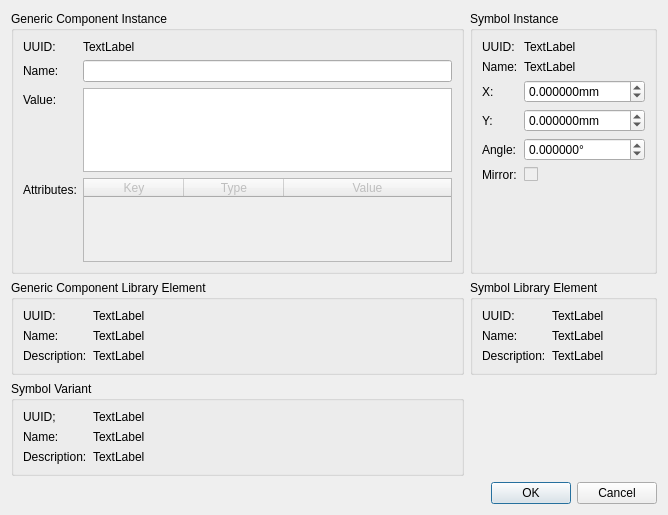
<?xml version="1.0" encoding="UTF-8"?>
<ui version="4.0">
 <class>SymbolInstancePropertiesDialog</class>
 <widget class="QDialog" name="SymbolInstancePropertiesDialog">
  <property name="geometry">
   <rect>
    <x>0</x>
    <y>0</y>
    <width>668</width>
    <height>515</height>
   </rect>
  </property>
  <property name="windowTitle">
   <string>Properties</string>
  </property>
  <layout class="QVBoxLayout" name="verticalLayout">
   <item>
    <layout class="QGridLayout" name="gridLayout">
     <item row="0" column="0">
      <widget class="QGroupBox" name="gbxGenCompInst">
       <property name="title">
        <string>Generic Component Instance</string>
       </property>
       <layout class="QFormLayout" name="formLayout">
        <item row="0" column="0">
         <widget class="QLabel" name="label">
          <property name="text">
           <string>UUID:</string>
          </property>
         </widget>
        </item>
        <item row="0" column="1">
         <widget class="QLabel" name="lblGenCompInstUuid">
          <property name="text">
           <string>TextLabel</string>
          </property>
          <property name="textInteractionFlags">
           <set>Qt::LinksAccessibleByMouse|Qt::TextSelectableByMouse</set>
          </property>
         </widget>
        </item>
        <item row="1" column="0">
         <widget class="QLabel" name="label_2">
          <property name="text">
           <string>Name:</string>
          </property>
         </widget>
        </item>
        <item row="1" column="1">
         <widget class="QLineEdit" name="edtGenCompInstName"/>
        </item>
        <item row="2" column="0">
         <widget class="QLabel" name="label_4">
          <property name="text">
           <string>Value:</string>
          </property>
         </widget>
        </item>
        <item row="2" column="1">
         <widget class="QTextEdit" name="edtGenCompInstValue"/>
        </item>
        <item row="3" column="0">
         <widget class="QLabel" name="label_5">
          <property name="text">
           <string>Attributes:</string>
          </property>
         </widget>
        </item>
        <item row="3" column="1">
         <widget class="QTableWidget" name="tblGenCompInstAttributes">
          <property name="enabled">
           <bool>false</bool>
          </property>
          <property name="alternatingRowColors">
           <bool>true</bool>
          </property>
          <property name="selectionMode">
           <enum>QAbstractItemView::SingleSelection</enum>
          </property>
          <property name="selectionBehavior">
           <enum>QAbstractItemView::SelectRows</enum>
          </property>
          <attribute name="horizontalHeaderStretchLastSection">
           <bool>true</bool>
          </attribute>
          <column>
           <property name="text">
            <string>Key</string>
           </property>
          </column>
          <column>
           <property name="text">
            <string>Type</string>
           </property>
          </column>
          <column>
           <property name="text">
            <string>Value</string>
           </property>
          </column>
         </widget>
        </item>
       </layout>
      </widget>
     </item>
     <item row="0" column="1">
      <widget class="QGroupBox" name="gbxSymbInst">
       <property name="title">
        <string>Symbol Instance</string>
       </property>
       <layout class="QFormLayout" name="formLayout_2">
        <property name="fieldGrowthPolicy">
         <enum>QFormLayout::AllNonFixedFieldsGrow</enum>
        </property>
        <item row="0" column="0">
         <widget class="QLabel" name="label_3">
          <property name="text">
           <string>UUID:</string>
          </property>
         </widget>
        </item>
        <item row="0" column="1">
         <widget class="QLabel" name="lblSymbInstUuid">
          <property name="text">
           <string>TextLabel</string>
          </property>
          <property name="textInteractionFlags">
           <set>Qt::LinksAccessibleByMouse|Qt::TextSelectableByMouse</set>
          </property>
         </widget>
        </item>
        <item row="1" column="0">
         <widget class="QLabel" name="label_19">
          <property name="text">
           <string>Name:</string>
          </property>
         </widget>
        </item>
        <item row="1" column="1">
         <widget class="QLabel" name="lblSymbInstName">
          <property name="text">
           <string>TextLabel</string>
          </property>
         </widget>
        </item>
        <item row="2" column="1">
         <widget class="QDoubleSpinBox" name="spbxSymbInstPosX">
          <property name="buttonSymbols">
           <enum>QAbstractSpinBox::UpDownArrows</enum>
          </property>
          <property name="suffix">
           <string>mm</string>
          </property>
          <property name="decimals">
           <number>6</number>
          </property>
          <property name="minimum">
           <double>-2000.000000000000000</double>
          </property>
          <property name="maximum">
           <double>2000.000000000000000</double>
          </property>
          <property name="singleStep">
           <double>2.540000000000000</double>
          </property>
         </widget>
        </item>
        <item row="3" column="0">
         <widget class="QLabel" name="label_7">
          <property name="text">
           <string>Y:</string>
          </property>
         </widget>
        </item>
        <item row="3" column="1">
         <widget class="QDoubleSpinBox" name="spbxSymbInstPosY">
          <property name="suffix">
           <string>mm</string>
          </property>
          <property name="decimals">
           <number>6</number>
          </property>
          <property name="minimum">
           <double>-2000.000000000000000</double>
          </property>
          <property name="maximum">
           <double>2000.000000000000000</double>
          </property>
          <property name="singleStep">
           <double>2.540000000000000</double>
          </property>
         </widget>
        </item>
        <item row="4" column="0">
         <widget class="QLabel" name="label_8">
          <property name="text">
           <string>Angle:</string>
          </property>
         </widget>
        </item>
        <item row="4" column="1">
         <widget class="QDoubleSpinBox" name="spbxSymbInstAngle">
          <property name="suffix">
           <string>°</string>
          </property>
          <property name="decimals">
           <number>6</number>
          </property>
          <property name="minimum">
           <double>-360.000000000000000</double>
          </property>
          <property name="maximum">
           <double>360.000000000000000</double>
          </property>
          <property name="singleStep">
           <double>45.000000000000000</double>
          </property>
         </widget>
        </item>
        <item row="5" column="0">
         <widget class="QLabel" name="label_9">
          <property name="text">
           <string>Mirror:</string>
          </property>
         </widget>
        </item>
        <item row="5" column="1">
         <widget class="QCheckBox" name="cbxSymbInstMirror">
          <property name="enabled">
           <bool>false</bool>
          </property>
         </widget>
        </item>
        <item row="2" column="0">
         <widget class="QLabel" name="label_6">
          <property name="text">
           <string>X:</string>
          </property>
         </widget>
        </item>
       </layout>
      </widget>
     </item>
     <item row="1" column="0">
      <widget class="QGroupBox" name="gbxGenCompLib">
       <property name="title">
        <string>Generic Component Library Element</string>
       </property>
       <layout class="QFormLayout" name="formLayout_3">
        <property name="fieldGrowthPolicy">
         <enum>QFormLayout::AllNonFixedFieldsGrow</enum>
        </property>
        <item row="0" column="0">
         <widget class="QLabel" name="label_10">
          <property name="text">
           <string>UUID:</string>
          </property>
         </widget>
        </item>
        <item row="0" column="1">
         <widget class="QLabel" name="lblGenCompLibUuid">
          <property name="text">
           <string>TextLabel</string>
          </property>
          <property name="textInteractionFlags">
           <set>Qt::LinksAccessibleByMouse|Qt::TextSelectableByMouse</set>
          </property>
         </widget>
        </item>
        <item row="1" column="0">
         <widget class="QLabel" name="label_11">
          <property name="text">
           <string>Name:</string>
          </property>
         </widget>
        </item>
        <item row="1" column="1">
         <widget class="QLabel" name="lblGenCompLibName">
          <property name="text">
           <string>TextLabel</string>
          </property>
         </widget>
        </item>
        <item row="2" column="0">
         <widget class="QLabel" name="label_16">
          <property name="text">
           <string>Description:</string>
          </property>
         </widget>
        </item>
        <item row="2" column="1">
         <widget class="QLabel" name="lblGenCompLibDesc">
          <property name="text">
           <string>TextLabel</string>
          </property>
         </widget>
        </item>
       </layout>
      </widget>
     </item>
     <item row="1" column="1">
      <widget class="QGroupBox" name="gbxSymbLib">
       <property name="title">
        <string>Symbol Library Element</string>
       </property>
       <layout class="QFormLayout" name="formLayout_4">
        <item row="0" column="0">
         <widget class="QLabel" name="label_12">
          <property name="text">
           <string>UUID:</string>
          </property>
         </widget>
        </item>
        <item row="0" column="1">
         <widget class="QLabel" name="lblSymbLibUuid">
          <property name="text">
           <string>TextLabel</string>
          </property>
          <property name="textInteractionFlags">
           <set>Qt::LinksAccessibleByMouse|Qt::TextSelectableByMouse</set>
          </property>
         </widget>
        </item>
        <item row="1" column="0">
         <widget class="QLabel" name="label_13">
          <property name="text">
           <string>Name:</string>
          </property>
         </widget>
        </item>
        <item row="1" column="1">
         <widget class="QLabel" name="lblSymbLibName">
          <property name="text">
           <string>TextLabel</string>
          </property>
         </widget>
        </item>
        <item row="2" column="0">
         <widget class="QLabel" name="label_17">
          <property name="text">
           <string>Description:</string>
          </property>
         </widget>
        </item>
        <item row="2" column="1">
         <widget class="QLabel" name="lblSymbLibDesc">
          <property name="text">
           <string>TextLabel</string>
          </property>
         </widget>
        </item>
       </layout>
      </widget>
     </item>
     <item row="2" column="0">
      <widget class="QGroupBox" name="groupBox">
       <property name="title">
        <string>Symbol Variant</string>
       </property>
       <layout class="QFormLayout" name="formLayout_5">
        <item row="0" column="0">
         <widget class="QLabel" name="label_14">
          <property name="text">
           <string>UUID;</string>
          </property>
         </widget>
        </item>
        <item row="0" column="1">
         <widget class="QLabel" name="lblSymbVarUuid">
          <property name="text">
           <string>TextLabel</string>
          </property>
          <property name="textInteractionFlags">
           <set>Qt::LinksAccessibleByMouse|Qt::TextSelectableByMouse</set>
          </property>
         </widget>
        </item>
        <item row="1" column="0">
         <widget class="QLabel" name="label_15">
          <property name="text">
           <string>Name:</string>
          </property>
         </widget>
        </item>
        <item row="1" column="1">
         <widget class="QLabel" name="lblSymbVarName">
          <property name="text">
           <string>TextLabel</string>
          </property>
         </widget>
        </item>
        <item row="2" column="0">
         <widget class="QLabel" name="label_18">
          <property name="text">
           <string>Description:</string>
          </property>
         </widget>
        </item>
        <item row="2" column="1">
         <widget class="QLabel" name="lblSymbVarDesc">
          <property name="text">
           <string>TextLabel</string>
          </property>
         </widget>
        </item>
       </layout>
      </widget>
     </item>
    </layout>
   </item>
   <item>
    <widget class="QDialogButtonBox" name="buttonBox">
     <property name="orientation">
      <enum>Qt::Horizontal</enum>
     </property>
     <property name="standardButtons">
      <set>QDialogButtonBox::Cancel|QDialogButtonBox::Ok</set>
     </property>
    </widget>
   </item>
  </layout>
 </widget>
 <resources/>
 <connections>
  <connection>
   <sender>buttonBox</sender>
   <signal>accepted()</signal>
   <receiver>SymbolInstancePropertiesDialog</receiver>
   <slot>accept()</slot>
   <hints>
    <hint type="sourcelabel">
     <x>248</x>
     <y>254</y>
    </hint>
    <hint type="destinationlabel">
     <x>157</x>
     <y>274</y>
    </hint>
   </hints>
  </connection>
  <connection>
   <sender>buttonBox</sender>
   <signal>rejected()</signal>
   <receiver>SymbolInstancePropertiesDialog</receiver>
   <slot>reject()</slot>
   <hints>
    <hint type="sourcelabel">
     <x>316</x>
     <y>260</y>
    </hint>
    <hint type="destinationlabel">
     <x>286</x>
     <y>274</y>
    </hint>
   </hints>
  </connection>
 </connections>
</ui>
